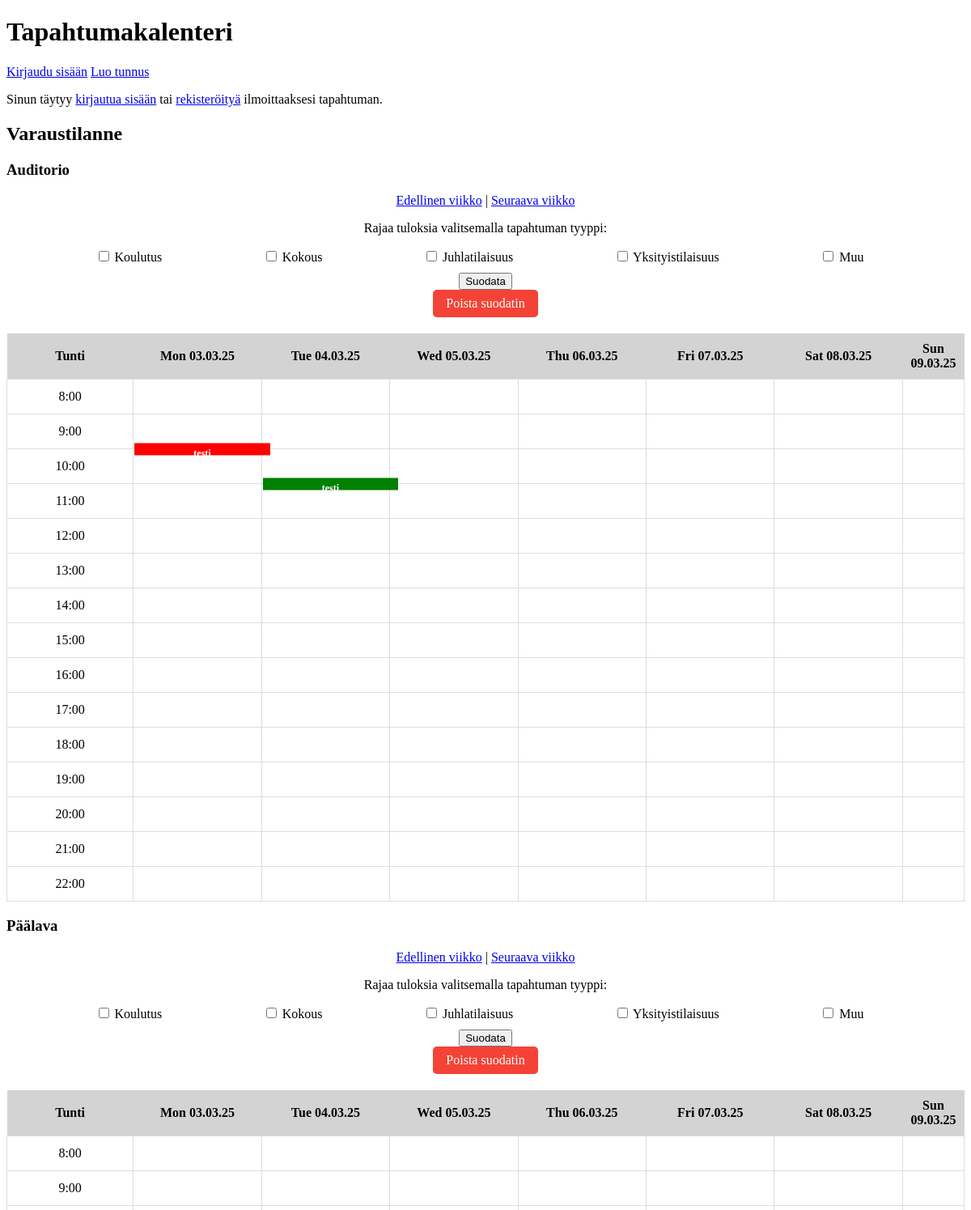
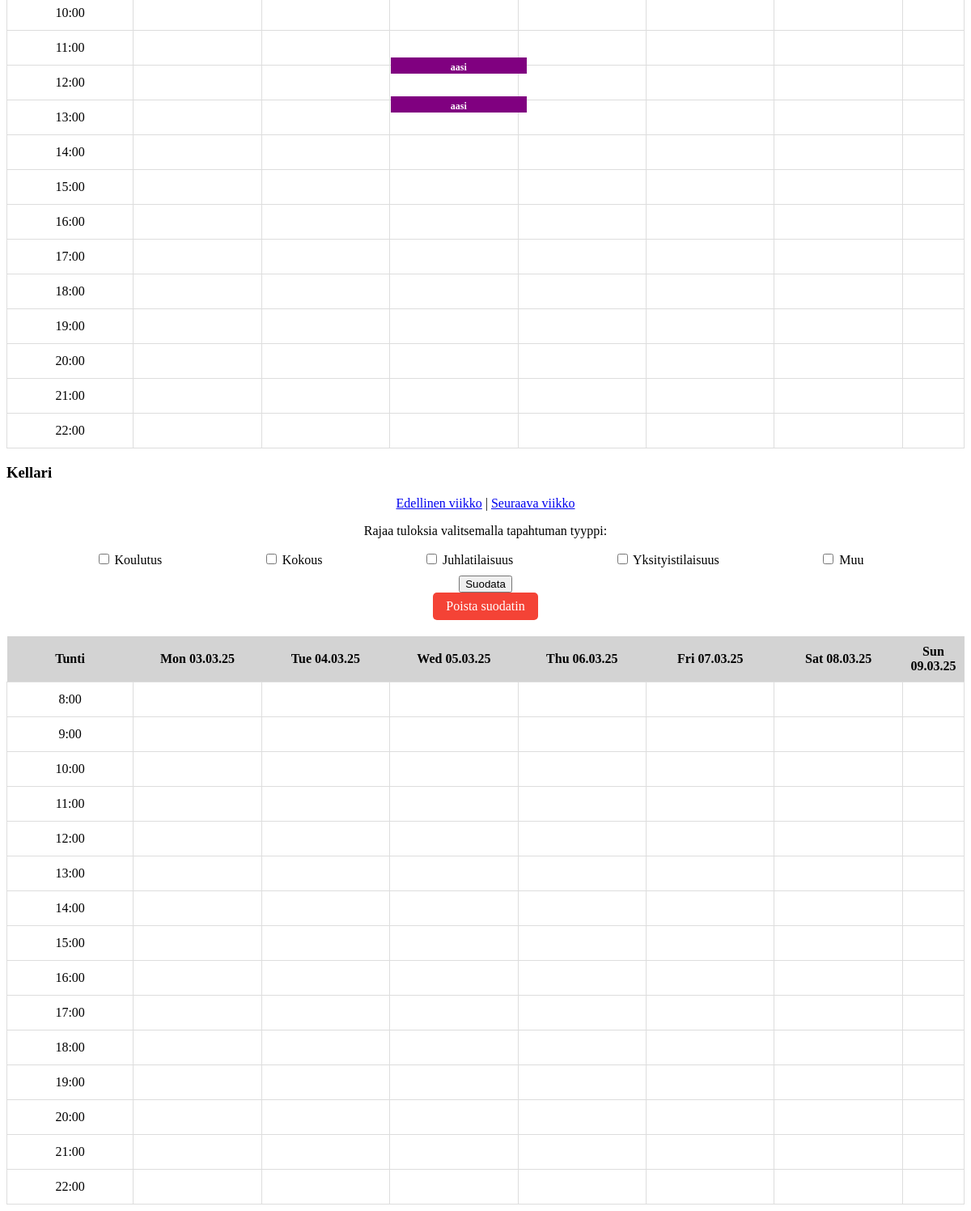
The page /?week=1 on the database its author committed (2 pictures, top to bottom).
### tables this page shows
CREATE TABLE events (
    id INTEGER PRIMARY KEY AUTOINCREMENT,
    title TEXT NOT NULL,
    description TEXT,
    event_start TEXT NOT NULL,
    event_end TEXT NOT NULL,
    event_space TEXT,
    event_type TEXT,
    username TEXT,
    max_participants INTEGER
);

### app.py (the view)
@app.route("/")
def index():
    week_offset = int(request.args.get("week", 0))
    base_date = datetime.today() + timedelta(weeks=week_offset)
    start_date, end_date, week_dates = get_week_dates(base_date)
    events_by_space = get_events(start_date, end_date)
    selected_filters = request.args.getlist("filter")
    if selected_filters:
        filtered_events_by_space = {}
        for space_name, space_events in events_by_space.items():
            filtered_events_by_space[space_name] = [
                event for event in space_events if event["type"] in selected_filters
            ]
        events_by_space = filtered_events_by_space
    else:
        filtered_events_by_space = events_by_space  # No filters, show all events
    return render_template(
        "index.html",
        events_by_space=events_by_space,
        selected_filters=selected_filters,
        week_offset=week_offset,
        week_dates=week_dates
    )

### app.py (called while the page is built)
def get_week_dates(base_date):
    start_of_week = base_date - timedelta(days=base_date.weekday())
    week_dates = [
        (start_of_week + timedelta(days=i)).strftime("%a %d.%m.%y")  # e.g., "Ti 04.02.25"
        for i in range(7)
    ]
    return start_of_week.strftime("%Y-%m-%d"), (start_of_week + timedelta(days=6)).strftime("%Y-%m-%d"), week_dates

### db.py (called while the page is built)
def get_connection():
    con = sqlite3.connect("database.db")
    con.execute("PRAGMA foreign_keys = ON")
    con.row_factory = sqlite3.Row
    return con

def query(sql, params=[]):
    con = get_connection()
    result = con.execute(sql, params).fetchall()
    con.close()
    return result

### templates/index.html (shortened to what this page needs)
<!DOCTYPE html>
<html lang="fi">
<head>
</head>
<body>
    <h1>Tapahtumakalenteri</h1>
    <p>
        {% if session.username %}
            <a href="/logout">Kirjaudu ulos</a>
        {% else %}
            <a href="/login">Kirjaudu sisään</a>
            <a href="/register">Luo tunnus</a>
        {% endif %}
    </p>
    {% if session.username %}
        <a href="/new_event">Ilmoita tapahtuma</a> |
        <a href="/my_events">Omat tapahtumat</a>
    {% else %}
        <p>Sinun täytyy <a href="/login">kirjautua sisään</a> tai <a href="/register">rekisteröityä</a> ilmoittaaksesi tapahtuman.</p>
    {% endif %}
    <h2>Varaustilanne</h2>
    {% for space, events in events_by_space.items() %}
        <div class="calendar-container">
            <h3>{{ space }}</h3>
            <div class="week-navigation">
                <a href="/?week={{ week_offset - 1 }}{% for f in selected_filters %}&filter={{ f }}{% endfor %}">Edellinen viikko</a> |
                <a href="/?week={{ week_offset + 1 }}{% for f in selected_filters %}&filter={{ f }}{% endfor %}">Seuraava viikko</a>
            </div>
    <div class="filter-container">
        <p>Rajaa tuloksia valitsemalla tapahtuman tyyppi:</p>
        <form method="GET" action="{{ url_for('index') }}">
            <div class="filter-options">
                <label>
                    <input type="checkbox" name="filter" value="koulutus" {% if 'koulutus' in selected_filters %}checked{% endif %}>
                    Koulutus
                </label>
                <label>
                    <input type="checkbox" name="filter" value="kokous" {% if 'kokous' in selected_filters %}checked{% endif %}>
                    Kokous
                </label>
                <label>
                    <input type="checkbox" name="filter" value="juhlatilaisuus" {% if 'juhlatilaisuus' in selected_filters %}checked{% endif %}>
                    Juhlatilaisuus
                </label>
                <label>
                    <input type="checkbox" name="filter" value="yksityistilaisuus" {% if 'yksityistilaisuus' in selected_filters %}checked{% endif %}>
                    Yksityistilaisuus
                </label>
                <label>
                    <input type="checkbox" name="filter" value="muu" {% if 'muu' in selected_filters %}checked{% endif %}>
                    Muu
                </label>
            </div>
            <button type="submit">Suodata</button>
        </form>
    <a href="{{ url_for('clear_filter', week=week_offset) }}">Poista suodatin</a>
</div>
            <table>
                <thead>
                    <tr>
                        <th>Tunti</th>
                        {% for day in week_dates %}
                            <th>{{ day }}</th>
                        {% endfor %}
                    </tr>
                </thead>
                <tbody>
                    {% for hour in range(8, 23) %}
                        <tr>
                            <td>{{ hour }}:00</td>
                            {% for day_index in range(7) %}
                                <td>
                                    {% for event in events %}
                                        {% if event.weekday_index == day_index and event.start <= hour < event.end %}
                                            {% if not selected_filters or event.type in selected_filters or event.type == "default" %}
                                                <div class="event {{ event.type }}"
                                                    style="height: {{ (event.end - event.start) * 5 }}px;
                                                            top: {{ (hour - event.start) * 5 }}px;">
                                                    <a href="{{ url_for('event_page', event_id=event.id) }}" style="color: white; text-decoration: none;">
                                                        {{ event.title }}<br>
                                                    </a>
                                                </div>
                                            {% endif %}
                                        {% endif %}
                                    {% endfor %}
                                </td>
                            {% endfor %}
                        </tr>
                    {% endfor %}
                </tbody>
            </table>
        </div>
    {% endfor %}
</body>
</html>

### templates/index.html (style rules this page uses)
table { width: 100%; border-collapse: collapse; }
th { background-color: lightgray; font-weight: bold; padding: 10px; text-align: center; }
td { width: 14.28%; height: 40px; border: 1px solid #ddd; text-align: center; vertical-align: middle; position: relative; }
.event { text-align: center; padding: 5px; color: white; font-size: 12px; font-weight: bold; position: absolute; width: 100%; top: 50%; transform: translateY(-50%); }
.kokous { background-color: green; }
.juhlatilaisuus { background-color: red; }
.muu { background-color: purple; }
.week-navigation { text-align: center; margin-bottom: 10px; }
.filter-container { margin-bottom: 20px; text-align: center; }
.filter-container { margin-bottom: 20px; }
.filter-options { display: flex; justify-content: space-evenly; flex-wrap: wrap; margin-bottom: 10px; }
.filter-options label { margin-right: 15px; display: inline-block; font-size: 1rem; }
.filter-container a { display: inline-block; padding: 8px 16px; background-color: #f44336; color: white; text-decoration: none; border-radius: 5px; }

### rows shown on the page
events: {{ (event.end - event.start) * 5 }} 5 (drawn), title "testi"
events: {{ (event.end - event.start) * 5 }} 5 (drawn), title "testi"
events: {{ (event.end - event.start) * 5 }} 10 (drawn), title "aasi"

### other values the page prints
{{ space }} "Auditorio" "Päälava" "Kellari"
{{ day }} "Mon 03.03.25" "Tue 04.03.25" "Wed 05.03.25" "Thu 06.03.25" "Fri 07.03.25" "Sat 08.03.25" "Sun 09.03.25" "Mon 03.03.25" "Tue 04.03.25" "Wed 05.03.25" "Thu 06.03.25" "Fri 07.03.25" "Sat 08.03.25" "Sun 09.03.25" "Mon 03.03.25" "Tue 04.03.25" "Wed 05.03.25" "Thu 06.03.25" "Fri 07.03.25" "Sat 08.03.25" "Sun 09.03.25"
{{ hour }} "8" "9" "10" "11" "12" "13" "14" "15" "16" "17" "18" "19" "20" "21" "22" "8" "9" "10" "11" "12" "13" "14" "15" "16" "17" "18" "19" "20" "21" "22" "8" "9" "10" "11" "12" "13" "14" "15" "16" "17" "18" "19" "20" "21" "22"
